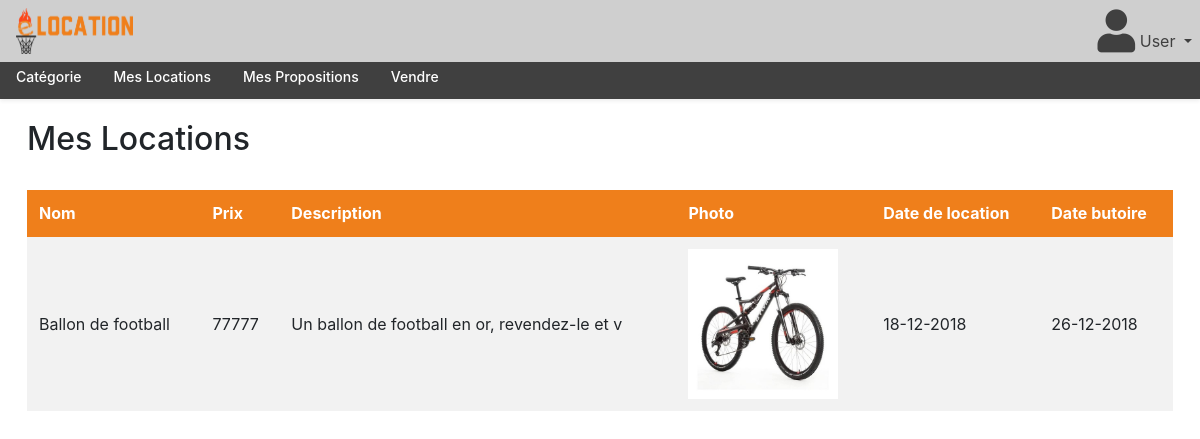
The page /index.php?page=accueil&rub=loc (signed in) on the database as committed earlier.
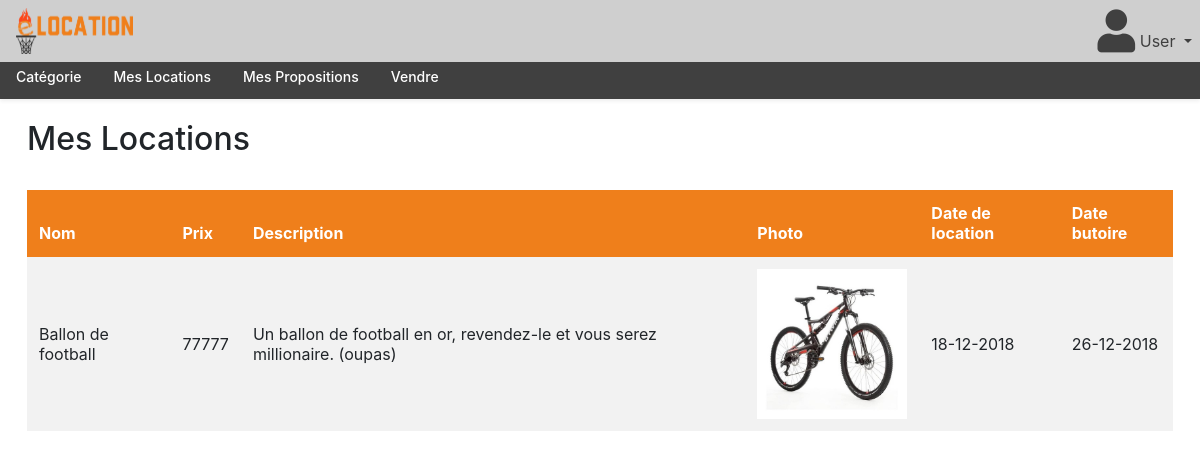
The same page on the database as committed later.
### tables this page shows
CREATE TABLE `article` (
  `id` int(11) NOT NULL,
  `nom` varchar(45) NOT NULL,
  `description` text NOT NULL,
  `prix_journee` int(11) NOT NULL,
  `lien_photo` varchar(200) NOT NULL,
  `statut` enum('dispo','loue','reserve') NOT NULL,
  `etat` enum('neuf','abime') NOT NULL
);

CREATE TABLE `louer` (
  `id` int(11) NOT NULL,
  `date_location` date NOT NULL,
  `date_butoire` date NOT NULL,
  `date_reelle` date NOT NULL,
  `note` int(11) NOT NULL,
  `commentaire` text NOT NULL,
  `action_id` int(11) NOT NULL,
  `point_relais_id` int(11) NOT NULL
);

### models/requete.php (called while the page is built, shortened)
        </script>    <?php
function affichage_location() {
    include('models/db_connect.php');
    $affichage_location = $bdd->query("SELECT article.nom as Nom, article.prix_journee as Prix, article.lien_photo as Photo, article.description as Description, louer.date_location as Date_de_location, louer.date_butoire as Date_butoire FROM article JOIN action ON article.id = action.article_id JOIN louer ON action.id = louer.action_id JOIN utilisateur ON action.utilisateur_id = utilisateur.id WHERE utilisateur.id = ".$_SESSION['id']." AND louer.date_reelle IS NULL ");
    return($affichage_location);
}
?>

### views/template/mes_locations.php (the view)
<div class="container" style="max-width: 98%;margin-top: 5%">
  <br><h2>Mes Locations</h2><br>
    <table class="table table-striped table-hover" style="align-center: auto;">
        <thead class="thead-dark">
            <tr>
                <th scope="col">Nom</th>
                <th scope="col">Prix</th>
                <th scope="col">Description</th>
                <th scope="col">Photo</th>
                <th scope="col">Date de location</th>
                <th scope="col">Date butoire</th>
            </tr>
        </thead>
        <tbody>
        <?php
    while($donneesAffichage = $affichage_location->fetch()){
        ?>
            <tr><td><?=$donneesAffichage['Nom']?></td>
            <td><?=$donneesAffichage['Prix']?></td>
            <td><?=$donneesAffichage['Description']?></td>
            <td><img src="views/template/vbtwin1.jpg" style="width: 150px;height: 150px;"></td>
            <td><?=strftime('%d-%m-%Y',strtotime($donneesAffichage['Date_de_location']))?></td>
            <td><?=strftime('%d-%m-%Y',strtotime($donneesAffichage['Date_butoire']))?></td>
            </tr>
            <?php
    }
    ?>
        </tbody>
    </table>
</div>

### index.php (shortened to what this page needs)
<link rel='stylesheet' href='views/librairies/bootstrap.min.css'>
<link rel='stylesheet' href='views/librairies/font_awesome.css'>
<link rel='stylesheet' href="views/librairies/offcanvas.css">
<?php
if(isset($_GET['page'])) {
  switch($_GET['page']):
    case 'accueil';
	include 'controllers/redirection_user.php';
        break;
    default: ?>
    <center><img style="width:90%" src="http://cdn2.hubspot.net/hubfs/53/404-error-page-examples.jpeg" > <?php
  endswitch;
} else {
    include 'controllers/handling_data/home.php';
}
?>

### views/template/nav.php (shortened to what this page needs)
<nav class="navbar navbar-expand-md navbar-dark bg-dark fixed-top" >
  <a href="index.php">
    <img src="views/template/eLocation.png" width="10%">
  </a>
  <div class="collapse navbar-collapse" id="navbarsExampleDefault"  >
    <ul class="navbar-nav mr-auto" style="position:absolute;right:0px">
      <li class="nav-item dropdown">
         <a class="nav-link dropdown-toggle" href="https://example.com/" id="dropdown01" data-toggle="dropdown" aria-haspopup="true" aria-expanded="false"><i style="font-size: 43px" class="fas fa-user"></i><?php if(!isset($_SESSION['compte'])) { echo " Mon compte"; }else{ echo " ".$_SESSION['pseudo']; } ?> </a>
      </li>
    </ul>
  </div>
</nav>

### controllers/redirection_user.php (shortened to what this page needs)
<?php
include('models/requete.php');
include 'views/template/nav.php';
include 'views/template/rubrique.php';
include_once 'models/requete.php';
if(!isset($_SESSION['compte']) || $_SESSION['compte'] == 'utilisateur' ) {
	if(isset($_SESSION['compte'])) {
		$rubrique=array("cat"=>"Catégorie", "loc"=>"Mes Locations", "proposition"=>"Mes Propositions", "vendre"=>"Vendre");
	}else{
	$rubrique=array("cat"=>"Catégorie");
	}
	$article = mes_categories();
	rubriques($rubrique, $article);
	if(isset($_GET['rub'])) {
		if($_GET['rub'] == 'cat' ) {
			include 'views/div/affichage_article.php';
			sidebar($article);
			if (!isset($_GET['cat']) || empty($_GET['cat'])) {
				if(!isset($_GET['art'])) {
					$affiche = afficher_art_toute_categorie();
					affichage_article($affiche);
				}else{
					include 'views/div/affichage_page_vente.php';
					$article = info_article($_GET['art']);
					affichage_page_vente($article);
				}
			}else{
				if(isset($_GET['art'])) {
					if(isset($_GET['louer_article'])) {
						if(isset($_GET['valider'])) {
							louer($_GET);
							include 'views/template/confirmation_location.php';
						}else{
						$point_relais = point_relais();
						include 'views/template/louer_article.php';
						}
					}else{
						include 'views/div/affichage_page_vente.php';
						$article = info_article($_GET['art']);
						affichage_page_vente($article);
					}
				}else{
					$affiche = mes_articles_de_ma_cat();
					affichage_article($affiche);
				}
			}
		}else if ($_GET['rub'] == 'loc') {
			$affichage_location = affichage_location();
			include 'views/template/mes_locations.php';
		}else if ($_GET['rub'] == 'vendre') {
			include 'views/div/form_proposition_vente.php';
		}else if($_GET['rub'] == 'proposition' ) {
			if(isset($_GET['accepter'])){
				update_rep_valide();
			}if(isset($_GET['reprop'])) {
				update_rep();
			}if(isset($_GET['refuser'])) {
				$_GET['supp_rep'] = $_GET['refuser'];
				delete_rep();
			}
			$affichage_reprise = affichage_reprise();
			include 'views/template/mes_propositions.php';
		}
	}
}else if($_SESSION['compte'] == 'admin') {
	$rubrique=array("cat"=>"Catégorie", "uti"=>"Mes Utilisateurs", "reprises"=>"Mes Reprises", "rendre " => "Mes Locations", "mes_cat"=>"Mes Catégories", "mes_relais"=>"Mes Points Relais");
	$article = mes_categories();
	rubriques($rubrique, $article);
	if(isset($_GET['rub'])) {
		if($_GET['rub'] == 'cat' ) {
			include 'views/div/affichage_article.php';
			sidebar($article);
			if (!isset($_GET['cat']) || empty($_GET['cat'])) {
				if(!isset($_GET['art'])) {
					$affiche = afficher_art_toute_categorie();
					affichage_article($affiche);
				}else{
					include 'views/div/affichage_page_vente.php';
					$article = info_article($_GET['art']);
					affichage_page_vente($article);
				}
			}else{
				if(isset($_GET['art'])) {
				include 'views/div/affichage_page_vente.php';
				$article = info_article($_GET['art']);
				affichage_page_vente($article);
				}else{
					$affiche = mes_articles_de_ma_cat();
					affichage_article($affiche);
				}
			}
		}else if($_GET['rub'] == 'reprises') {
			include('views/template/traiter_rep.php');
			include('views/template/supp_rep.php');
			if(isset($_GET['prix_proposer'])){
				update_prix();
			}if(isset($_GET['supp_rep'])) {
				delete_rep();
			}if(isset($_GET['ajout_rep'])) {
				$mes_categories = mes_categories();
				$affichage_ajout = affichage_ajout();
				include('views/template/ajout_article.php');
			}else if(isset($_GET['ajout_article'])) {
				ajout_article($_GET);
				include 'views/template/confirmation_ajout.php';
			}else{
				$affichage_reprise = affichage_reprise();
				include('views/template/mes_reprises.php');
			}
		}else if($_GET['rub'] == 'uti') {
			if(isset($_GET['modif_user']) && !isset($_GET['modif_mdp'])) {
				update_user();
			}else if(isset($_GET['modif_mdp'])) {
				update_user_mdp();
			}
			if(isset($_GET['modif'])) {
				$info_user = info_user();
				include('views/template/modifier_user.php');
			}else if(isset($_GET['supp'])) {
				delete_user();
				$affichage_utilisateur = affichage_utilisateur();
				include('views/template/mes_utilisateurs.php');
			}else{
				$affichage_utilisateur = affichage_utilisateur();
				include('views/template/mes_utilisateurs.php');
			}
		} else if($_GET['rub'] == 'mes_cat') {
			if(isset($_POST['ajout_cat'])) {
            	ajout_cat($_POST['nom']);
        	} else if(isset($_POST['suppr_cat'])) {
            	suppr_cat($_POST['suppr_cat']);
        	} else if(isset($_POST['valid_modif_cat'])) {
              valid_modif_cat($_POST['valid_modif_cat']);
        	}
        	$mes_categories = mes_categories();
        	include('views/template/mes_categories.php');
		} else if($_GET['rub'] == 'mes_relais') {
            if(isset($_POST['ajout_relais'])) {
            	ajout_relais($_POST);
	    	} else if(isset($_POST['suppr_relais'])) {
            	suppr_relais($_POST['suppr_relais']);
        	}else if(isset($_POST['valid_modif_relais'])) {
            	valid_modif_relais($_POST);
        	}
            $donnees_relais = donnees_relais();
			include('views/template/mes_points_relais.php');
		} else if($_GET['rub'] == 'rendre') {
			if(isset($_POST['action'] )) {
				rendre_article($_POST['action'], $_POST['art_id']);
			}
			$locations = locations();
			include 'views/template/rendre_article_modal.php';
			include('views/template/locations.php');
			aff_loc($locations);
		}
	}
}
?>

### views/template/rubrique.php (shortened to what this page needs)
<?php
function rubriques ($rubrique, $article) { ?>
<div class="nav-scroller bg-white shadow-sm" style="margin-top:1.5%; position: fixed;width: 100%;z-index: 51;">
      <nav class="nav nav-underline" style="">
      	<ul style="margin: 0px; padding: 0px;list-style: none;">
      	<?php
      	foreach ($rubrique as $key => $value) {
      		if ($value == "Catégorie") { ?>
	      		<li style="float: left;text-align: center;" ><a class="nav-link active" href="index.php?page=accueil&rub=cat" > <?=$value?></a>
				</li>
      		<?php
      		 }else{ ?>
      		<li style="float: left;text-align: center;"><a class="nav-link active" href="index.php?page=accueil&rub=<?= $key?>" > <?=$value?></a></li>
      	<?php
      		 }
      	}
		?>
    	</ul>
     </nav>
</div>
<?php
}
?>

### views/librairies/offcanvas.css (style rules this page uses)
body { padding-top: 3%; }
.nav-scroller { position: relative; z-index: 2; overflow-y: hidden; }
.nav-scroller .nav { display: -ms-flexbox; display: flex; -ms-flex-wrap: nowrap; flex-wrap: nowrap; padding-bottom: 0rem; margin-top: 0px; overflow-x: auto; color: rgba(255, 255, 255, .75); text-align: center; white-space: nowrap; -webkit-overflow-scrolling: touch; }
.nav-underline .nav-link { padding-top: .75rem; padding-bottom: .75rem; font-size: .875rem; color: #6c757d; }
.nav-underline .active { font-weight: 500; color: #fff; }

Rows that differ between the two databases and show on the page:
changed article "Ballon de football": description "Un ballon de football en or, revendez-le et v" → "Un ballon de football en or, revendez-le et vous serez millionaire. (oupas)"
